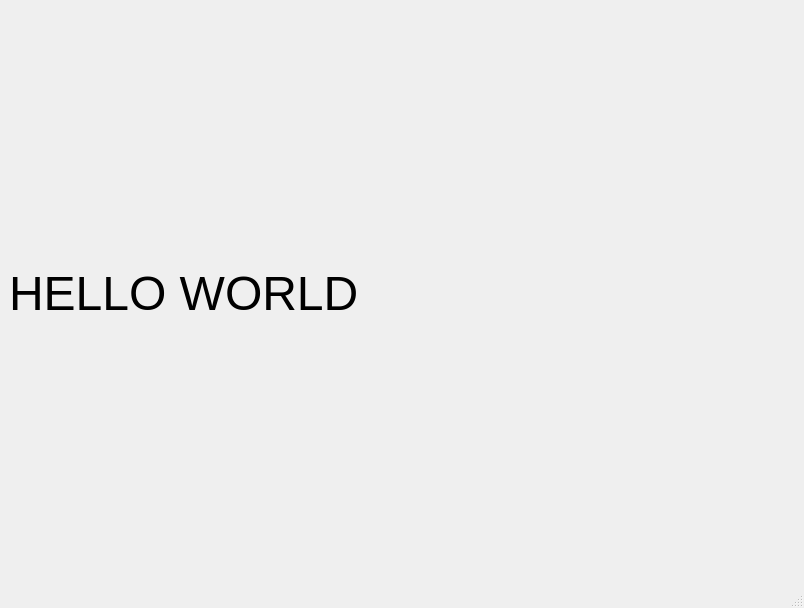
<?xml version="1.0" encoding="UTF-8"?>
<ui version="4.0">
 <class>MainWindow</class>
 <widget class="QMainWindow" name="MainWindow">
  <property name="geometry">
   <rect>
    <x>0</x>
    <y>0</y>
    <width>804</width>
    <height>608</height>
   </rect>
  </property>
  <property name="windowTitle">
   <string>MainWindow</string>
  </property>
  <widget class="QWidget" name="centralwidget">
   <property name="minimumSize">
    <size>
     <width>800</width>
     <height>546</height>
    </size>
   </property>
   <layout class="QHBoxLayout" name="horizontalLayout">
    <item>
     <widget class="QLabel" name="label">
      <property name="font">
       <font>
        <pointsize>36</pointsize>
       </font>
      </property>
      <property name="text">
       <string>HELLO WORLD</string>
      </property>
     </widget>
    </item>
   </layout>
  </widget>
  <widget class="QMenuBar" name="menubar">
   <property name="geometry">
    <rect>
     <x>0</x>
     <y>0</y>
     <width>804</width>
     <height>33</height>
    </rect>
   </property>
  </widget>
  <widget class="QStatusBar" name="statusbar"/>
 </widget>
 <resources/>
 <connections/>
</ui>
